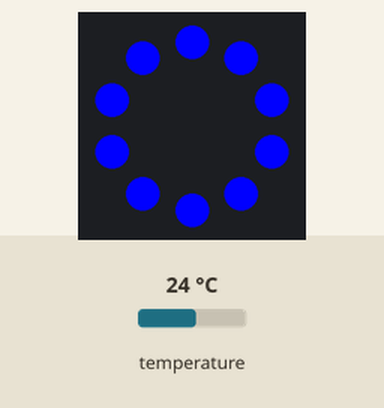
This program was run on a simulated Circuit Playground running CircuitPython. Parts: the board's ring of 10 RGB LEDs (number 0 left of the top, counting anticlockwise). Inputs (shaded band) come from the test bench; at power-on: temperature 24 °C.

Above: at 1.2 s.
1.3 s: temperature set to 29.2 °C
2.8 s: temperature set to 30.8 °C
At 3.2 s:
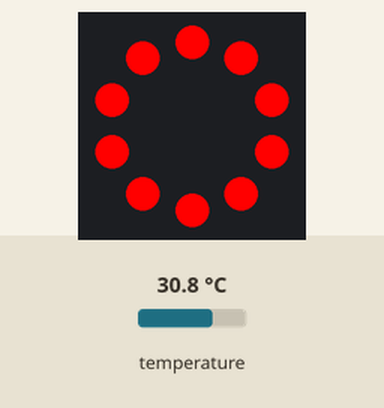
4.3 s: temperature set to 12 °C
At 5.6 s:
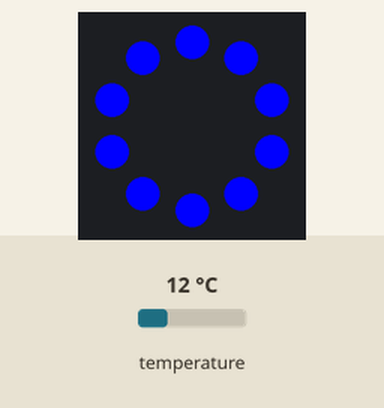
5.9 s: temperature set to 33 °C
At 7.2 s:
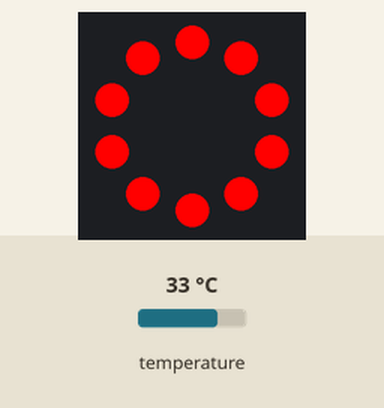
Timing chart, 0 to 8.5 s (numbered marks = the images above; inputs shaded):
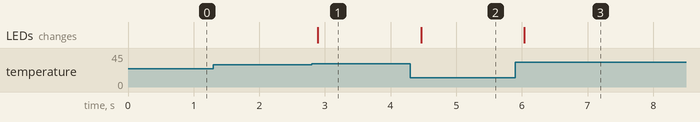

The program:

challenge2_temp.py
```python
# To get started, check out the "Device Simulator Express: Getting Started" command in the command pallete, which you can access with `CMD + SHIFT + P` For Mac and `CTRL + SHIFT + P` for Windows and Linux.

# Getting started with CPX and CircuitPython intro on:
# https://learn.adafruit.com/circuitpython-made-easy-on-circuit-playground-express/circuit-playground-express-library

# Find example code for CPX on:
# https://github.com/adafruit/Adafruit_CircuitPython_CircuitPlayground/tree/master/examples


# import CPX library
from adafruit_circuitplayground import cp
import time


while True:

    if cp.temperature > 30:
        for i in range(10):
            cp.pixels[i] = (255, 0, 0)
            cp.pixels.show()

    else:
        for i in range(10):
            cp.pixels[i] = (0, 0, 255)
            cp.pixels.show()

    time.sleep(0.25)
```

Measured:
- the behaviour switches between 30 and 30.1 °C on temperature (found by bisection; images 0 and 1)
- after the input at 1.3 s, every drawn part: stays the same
- after the input at 2.8 s, the LEDs: change after 0.09 s (image 1)
- after the input at 4.3 s, the LEDs: change after 0.17 s (image 2)
- after the input at 5.9 s, the LEDs: change after 0.14 s (image 3)
